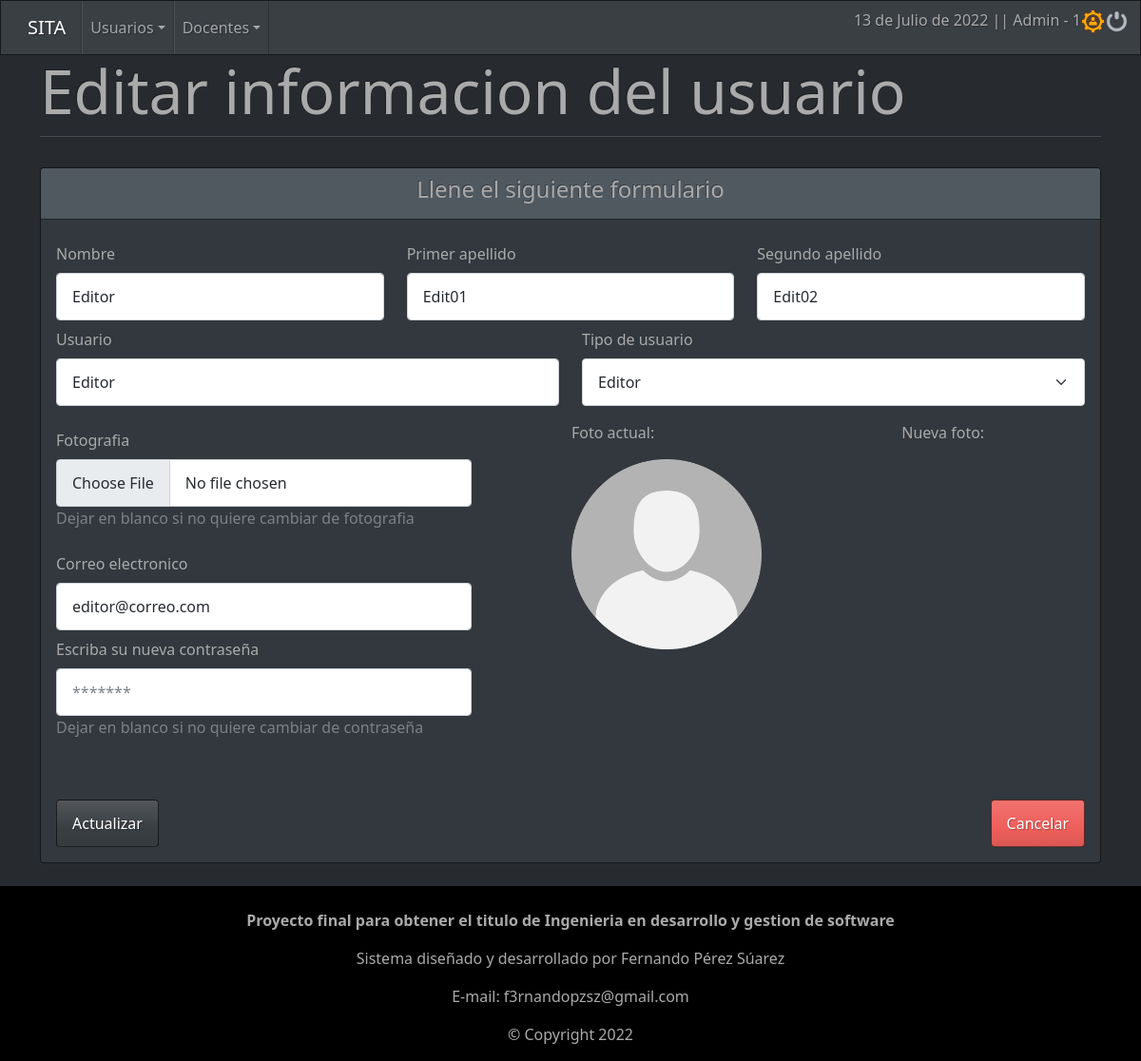
/sistema/secciones/editarUsuario.php?id=2 (signed in), run on the app's committed database.
### tables this page shows
CREATE TABLE `usuario` (
  `cve_usuario` int(11) NOT NULL AUTO_INCREMENT,
  `tipo` int(11) NOT NULL,
  `nombre` varchar(50) NOT NULL,
  `apellido1` varchar(50) NOT NULL,
  `apellido2` varchar(50) NOT NULL,
  `usuario` varchar(50) NOT NULL,
  `pass` varchar(255) NOT NULL,
  `foto` varchar(255) NOT NULL,
  `correo` varchar(200) NOT NULL,
  `activo` int(1) NOT NULL DEFAULT 1,
  PRIMARY KEY (`cve_usuario`),
  KEY `cve_tipo_usu` (`tipo`),
  KEY `tipo` (`tipo`),
  CONSTRAINT `usuario_ibfk_1` FOREIGN KEY (`tipo`) REFERENCES `tipo_usuario` (`cve_tipo_usu`) ON DELETE CASCADE ON UPDATE CASCADE
);

CREATE TABLE `tipo_usuario` (
  `cve_tipo_usu` int(11) NOT NULL AUTO_INCREMENT,
  `tipo` varchar(20) NOT NULL,
  `activo` int(1) NOT NULL DEFAULT 1,
  PRIMARY KEY (`cve_tipo_usu`)
);

### sistema/config/edit_user_form.php (the view, shortened to what this page needs)
<form action="" method="POST" enctype="multipart/form-data">
                      <div class="card">
                          <div class="card-header text-center">
                              <h4>Llene el siguiente formulario</h4>
                          </div>
                          <div class="card-body">
                                  <div class="row">
                                      <div class = "form-group col-md-4">
                                          <label class="form-label mt-2">Nombre</label>
                                          <input type="text" class="form-control" name="nombre" value="<?php echo $nombre; ?>" placeholder="Nombre(s)">
                                      </div>
                                      <div class = "form-group col-md-4">
                                          <label class="form-label mt-2">Primer apellido</label>
                                          <input type="text" class="form-control" name="apellido1" value="<?php echo $apellido1; ?>" placeholder="Primer apellido">
                                      </div>
                                      <div class = "form-group col-md-4">
                                          <label class="form-label mt-2">Segundo apellido</label>
                                          <input type="text" class="form-control" name="apellido2" value="<?php echo $apellido2; ?>" placeholder="Segundo apellido">
                                      </div>
                                  </div>
                                  <div class="row">
                                      <div class = "form-group col-md-6 mb-3">
                                          <label class="form-label mt-2">Usuario</label>
                                          <input type="text" class="form-control" name="usuario" value="<?php echo $usuario; ?>" placeholder="usuario">
                                      </div>
                                      <div class = "form-group col-md-6 mb-3">
                                          <label class="form-label mt-2">Tipo de usuario</label>
                                          <select class="form-select" name="tipo" id="tipo" <?php echo $restriccion; ?>>
                                              <?php
                                                  echo $option;
                                                          ?>
                                          </select>
                                      </div>
                                  </div>
                                  <div class="row">
                                      <div class = "form-group col-md-5">
                                          <label class="form-label mt-2">Fotografia</label>
                                          <input type="file" class="form-control" name="foto" id="foto">
                                          <p class="text-secondary">Dejar en blanco si no quiere cambiar de fotografia</p>
                                          <label class="form-label mt-2">Correo electronico</label>
                                          <input type="text" class="form-control" name="correo" value="<?php echo $correo; ?>" placeholder="ejemplo@correo.com">
                                          <label class="form-label mt-2">Escriba su nueva contraseña</label>
                                          <input type="password" class="form-control" name="pass" placeholder="*******">
                                          <p class="text-secondary">Dejar en blanco si no quiere cambiar de contraseña</p>
                                      </div>
                                      <div class = "form-group col-md-2 mx-auto">
                                          <div class="m-0 vh-50 row justify-content-center align-items-center">
                                              <div class="col-auto">
                                                  <p>Foto actual: </p>
                                                  <output><img src="/SITA/sistema/files/usuario/<?php echo $fotoa; ?>" style="width: 200px; height:200px;"></output>
                                              </div>
                                          </div>
                                      </div>
                                      <div class = "form-group col-md-2 mx-auto">
                                          <div class="m-0 vh-50 row justify-content-center align-items-center">
                                              <div class="col-auto">
                                                  <p>Nueva foto: </p>
                                              </div>
                                          </div>
                                      </div>
                                  </div>
                              <div class="text-center">
                                  <div class="alert"><?php echo isset($alert) ? $alert : ''; ?></div>
                                  <button type="submit" name="decision" value="actualizar" class="btn btn-primary" style="float: left;">Actualizar</button>
                                  <button type="submit" name="decision" value="cancelar" class="btn btn-danger" style="float: right;">Cancelar</button>
                              </div>
                          </div>
                      </div>
                  </form>

### data on the page
usuario: nombre "Editor", apellido1 "Edit01", apellido2 "Edit02", usuario "Editor", tipo "Editor", correo "editor@correo.com", foto (placeholder picture)

### other printed values
fechaC() "13 de Julio de 2022"
$s_usuario "Admin"
$s_tipo "1"
